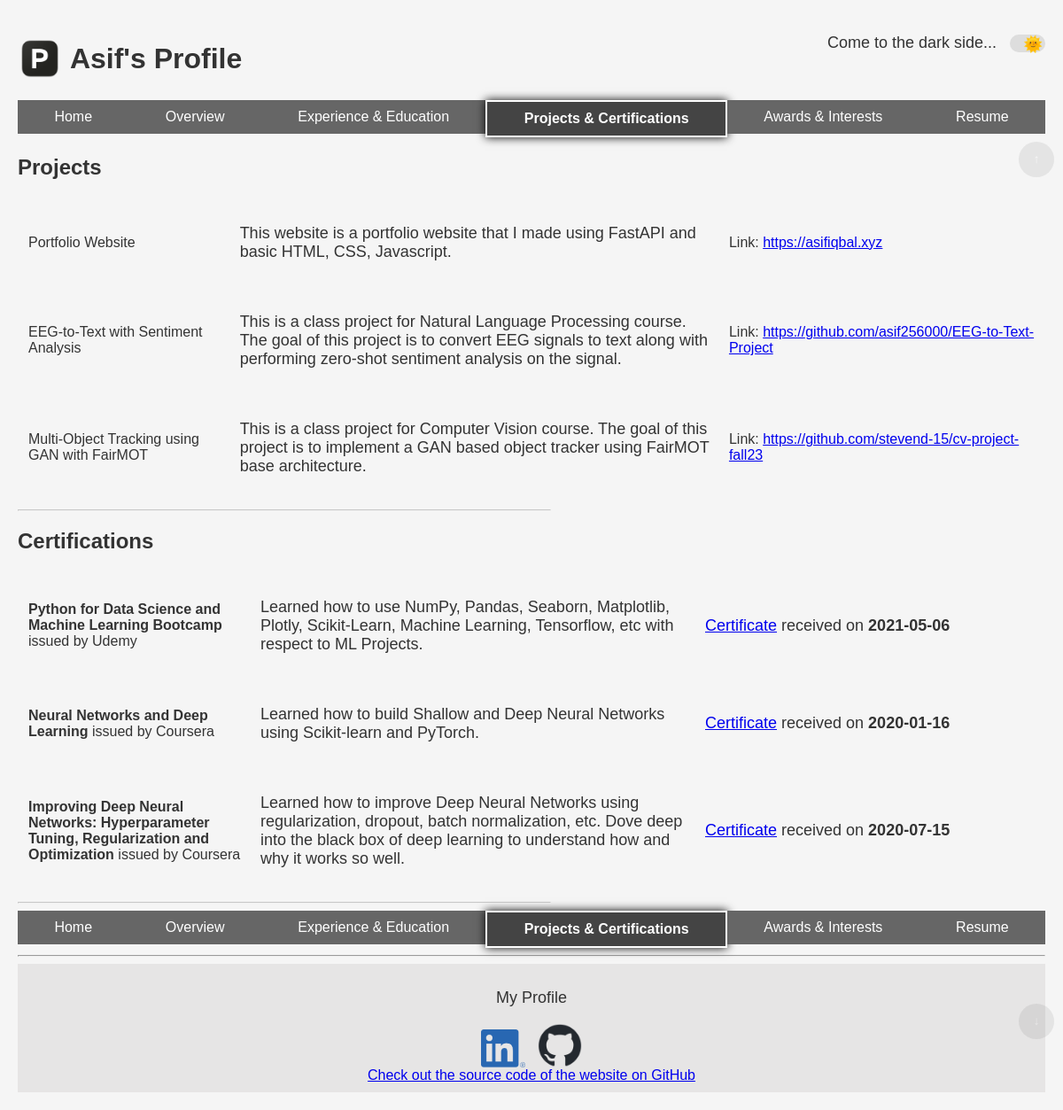
/projects_certificates, run on an earlier commit of the app's database.
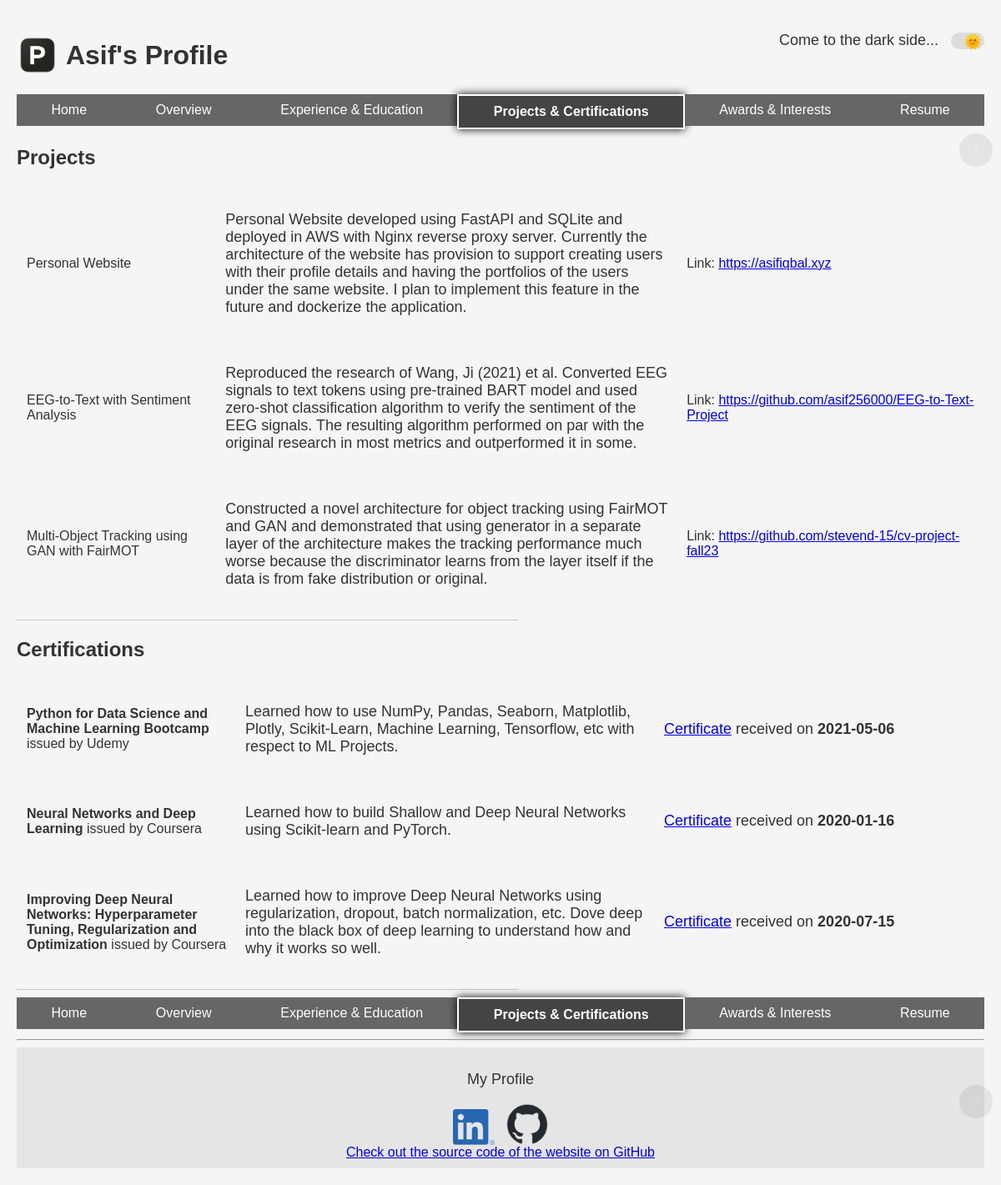
And on a later commit of the database.
### src/data/models.py (models this page shows)
class BasicInfo(Base):
    __tablename__ = "basic_info"
    id = Column(Integer, primary_key=True, index=True)
    name = Column(String)
    email = Column(String, unique=True)
    phone = Column(String, unique=True)
    location = Column(String)
    website = Column(String)
    linkedin = Column(String)
    github = Column(String)
    intro = Column(String)
    education = relationship("Education", back_populates="user")
    experience = relationship("Experience", back_populates="user")
    skills = relationship("Skills", back_populates="user")
    projects = relationship("Projects", back_populates="user")
    certifications = relationship("Certifications", back_populates="user")
    honors_and_awards = relationship("HonorsAndAwards", back_populates="user")
    interests = relationship("Interests", back_populates="user")
    resume = relationship("Resume", back_populates="user")

class Projects(Base):
    __tablename__ = "projects"
    id = Column(Integer, primary_key=True, index=True)
    title = Column(String)
    description = Column(String)
    link = Column(String)
    fk_user = Column(Integer, ForeignKey("basic_info.id"))
    user = relationship("BasicInfo", back_populates="projects")

class Certifications(Base):
    __tablename__ = "certifications"
    id = Column(Integer, primary_key=True, index=True)
    title = Column(String)
    issuer = Column(String)
    description = Column(String)
    achievement_date = Column(Date)
    link = Column(String)
    fk_user = Column(Integer, ForeignKey("basic_info.id"))
    user = relationship("BasicInfo", back_populates="certifications")

### src/web/routes.py (the view)
@router.get("/projects_certificates", name="projects_certificates", response_class=HTMLResponse)
def send_projects_certificates(request: Request, db: Session = Depends(db_init.get_db)):
    basic_info = db_ops.filter_data_with_id(db, table_name="basic_info", lookup_id=1)
    user_filter = {"fk_user": basic_info.id}
    projects = db_ops.filter_data_from_table(db, table_name="projects", lookup_filter=user_filter)
    certifications = db_ops.filter_data_from_table(db, table_name="certifications", lookup_filter=user_filter)
    return templates.TemplateResponse(
        "proj_cert.html",
        {
            "request": request,
            "current_page": "projects_certificates",
            "curr_date": date.today(),
            "basic_info": basic_info,
            "projects": projects,
            "certifications": certifications,
        },
    )

### templates/proj_cert.html
{% extends "base.html" %}
{% block heading %}
    {{ basic_info.name.split(" ")[0] }}'s Profile
{% endblock %}
{% block content %}
    <div class="main-content">
        <section id="projects">
            <h2>Projects</h2>
            <table>
            <tbody>
                {% for proj in projects %}
                    <tr style="padding: 10px;">
                    <td style="padding: 10px; max-width: 20vw;">{{ proj.title }}</td>
                    <td style="padding: 10px; max-width: 50vw;"><p>{{ proj.description }}</p></td>
                    <td style="padding: 10px; max-width: 30vw;">Link: <a href="{{ proj.link }}">{{ proj.link }}</a></td>
                    </tr>
                {% endfor %}
            </tbody>
            </table>
        </section>
        <hr style="max-width: 50vw; margin-left: 0; opacity: 0.5;">
        <section id="certifications">
            <h2>Certifications</h2>
            <table>
            <tbody>
                {% for cert in certifications %}
                    <tr style="padding: 10px;">
                    <td style="padding: 10px; max-width: 20vw;"><b>{{ cert.title }}</b> issued by {{ cert.issuer }}</td>
                    <td style="padding: 10px; max-width: 40vw;"><p>{{ cert.description }}</p></td>
                    <td style="padding: 10px; max-width: 30vw;"><p><a href="{{ cert.link }}">Certificate</a> received on <b>{{ cert.achievement_date.strftime("%Y-%m-%d") }}</b></p></td>
                    </tr>
                {% endfor %}
            </tbody>
            </table>
        </section>
        <hr style="max-width: 50vw; margin-left: 0; opacity: 0.5;">
    </div>
{% endblock %}

### templates/base.html (shortened to what this page needs)
<!DOCTYPE html>
<html lang="en">
<head>
    <link href="{{ url_for('static', path='/style.css') }}" rel="stylesheet">
</head>
<body>
    <button id="scroll-to-top" onclick="window.scrollTo({ top: 0, behavior: 'smooth' })">↑</button>
    <button id="scroll-to-bottom" onclick="window.scrollTo({ top: document.body.scrollHeight, behavior: 'smooth' })">↓</button>
    <div class="dark-mode-toggle">
        <p id="toggle-text"></p>
        <label for="dark-mode-toggle">
            <span class="toggle-icon" id="sun">&#127774;</span>
        </label>
    </div>
    <div id="wrapper">
            <h1>
            <div style="display: inline-block; vertical-align: middle;">
                <a href="{{ url_for('home') }}">
                    <img src="{{ url_for('static', path='logos/profile_logo.png') }}" alt="Logo" style="width: 50px;">
                </a>
            </div>
            <div style="display: inline-block; vertical-align: middle;">
            {% block heading %}{% endblock %}
            </div>
            </h1>
            {% include "navbar.html" %}
            {% block content %}
            {% endblock %}
            {% include "navbar.html" %}
            <hr>
    </div>
    {% include "footer.html" %}
</body>
</html>

### templates/navbar.html
<nav id="navbar">
    <ul>
        <li><a href="{{ url_for('home') }}" class="{{ 'active' if current_page == 'home' else '' }}">Home</a></li>
        <li><a href="{{ url_for('overview') }} " class="{{ 'active' if current_page == 'overview' else '' }}">Overview</a></li>
        <li><a href="{{ url_for('experience_education') }}" class="{{ 'active' if current_page == 'experience_education' else '' }}">Experience & Education</a></li>
        <li><a href="{{ url_for('projects_certificates') }}" class="{{ 'active' if current_page == 'projects_certificates' else '' }}">Projects & Certifications</a></li>
        <li><a href="{{ url_for('awards_interests') }}" class="{{ 'active' if current_page == 'awards_interests' else '' }}">Awards & Interests</a></li>
        <li><a href="{{ url_for('resume') }}" class="{{ 'active' if current_page == 'resume' else '' }}">Resume</a></li>
    </ul>
</nav>

### templates/footer.html (shortened to what this page needs)
<footer>
    <p>My Profile</p>
    <div class="social-media-links">
        <a href="https://www.linkedin.com/in/asif-iqbal-r" target="_blank">
            <img src="{{ url_for('static', path='/logos/linkedin.png') }}" alt="LinkedIn" class="logo">
        </a>
        <a href="https://github.com/asif256000" target="_blank">
            <img src="{{ url_for('static', path='/logos/github.png') }}" alt="GitHub" class="logo">
        </a>
    </div>
    <div>
        <a href="https://github.com/asif256000/my_personal_fast_website">Check out the source code of the website on GitHub</a>
    </div>
</footer>

### static/style.css (style rules this page uses)
body { min-height: 100vh; display: flex; flex-direction: column; font-family: Arial, sans-serif; margin: 0; padding: 20px; background-color: #f5f5f5; color: #333; transition: background-color 0.3s ease, color 0.3s ease; }
h1, h2, h3, h4 { color: #333; }
img { max-width: 100%; height: auto; display: block; margin: 0 auto; }
footer { background-color: #e6e5e5; padding: 10px; text-align: center; }
p { font-size: large; }
#wrapper { flex: 1; transition: margin-left 0.3s ease; }
.logo { max-width: 50px; height: auto; }
.social-media-links { display: flex; justify-content: center; align-items: flex-end; height: 100%; }
.dark-mode-toggle { position: fixed; top: 20px; right: 20px; display: flex; align-items: center; }
label { cursor: pointer; position: relative; display: inline-block; width: 40px; height: 20px; background-color: #ddd; border-radius: 25px; }
.toggle-icon { position: absolute; font-size: 18px; color: #333; transition: transform 0.3s ease; }
#sun { transform: translateX(15px); opacity: 1; }
#toggle-text { transition: opacity 0.5s ease; }
nav ul { display: flex; justify-content: space-around; list-style-type: none; padding: 0; margin: 0; }
nav ul li { flex-grow: 1; }
nav ul li a { display: block; text-align: center; padding: 10px; text-decoration: none; }
nav ul li a { background-color: #666; color: #fff; }
nav ul li a.active { background-color: #444; font-weight: bold; border: 2px solid #fff; box-shadow: 0 0 10px #000; }
#scroll-to-top, #scroll-to-bottom { position: fixed; right: 10px; padding: 10px; background-color: #555; color: #fff; border: none; cursor: pointer; opacity: 0.1; transition: opacity 1s; border-radius: 50%; width: 40px; height: 40px; text-align: center; line-height: 20px; }
#scroll-to-top { top: 20vh; }
#scroll-to-bottom { bottom: 10vh; }

What changed in the data, as far as the page shows it:
changed Projects "https://asifiqbal.xyz": title "Portfolio Website" → "Personal Website"; description "This website is a portfolio website that I made using FastAPI and basic HTML, CSS, Javascript." → "Personal Website developed using FastAPI and SQLite and deployed in AWS with Nginx reverse proxy server. Currently the architecture of the website has provision to support creating users with their profile details and having the portfolios of the users under the same website. I plan to implement this feature in the future and dockerize the application."
changed Projects "EEG-to-Text with Sentiment Analysis": description "This is a class project for Natural Language Processing course. The goal of this project is to convert EEG signals to text along with performing zero-shot sentiment analysis on the signal." → "Reproduced the research of Wang, Ji (2021) et al. Converted EEG signals to text tokens using pre-trained BART model and used zero-shot classification algorithm to verify the sentiment of the EEG signals. The resulting algorithm performed on par with the original research in most metrics and outperformed it in some."
changed Projects "Multi-Object Tracking using GAN with FairMOT": description "This is a class project for Computer Vision course. The goal of this project is to implement a GAN based object tracker using FairMOT base architecture." → "Constructed a novel architecture for object tracking using FairMOT and GAN and demonstrated that using generator in a separate layer of the architecture makes the tracking performance much worse because the discriminator learns from the layer itself if the data is from fake distribution or original."
